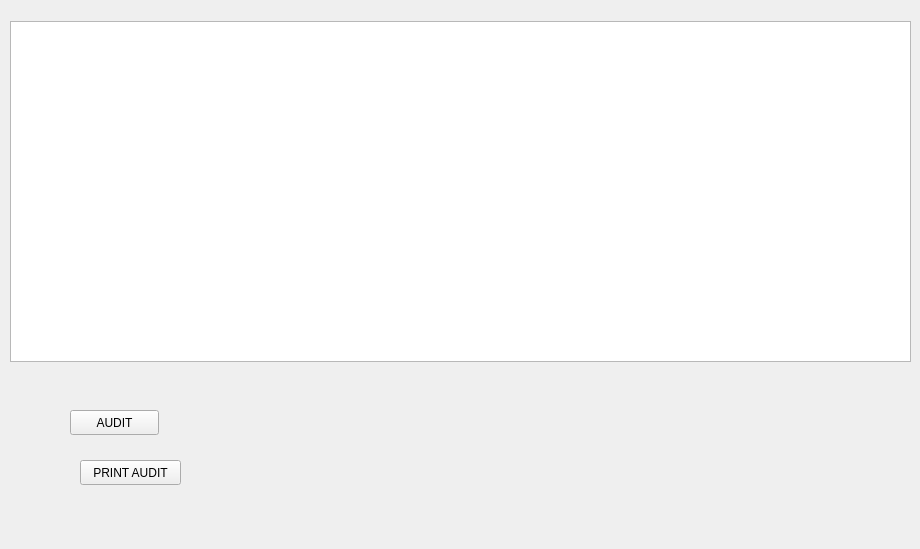
<?xml version="1.0" encoding="UTF-8"?>
<ui version="4.0">
 <class>auditwidget</class>
 <widget class="QWidget" name="auditwidget">
  <property name="geometry">
   <rect>
    <x>0</x>
    <y>0</y>
    <width>920</width>
    <height>549</height>
   </rect>
  </property>
  <property name="windowTitle">
   <string>Form</string>
  </property>
  <widget class="QTableWidget" name="tableWidget">
   <property name="geometry">
    <rect>
     <x>10</x>
     <y>21</y>
     <width>901</width>
     <height>341</height>
    </rect>
   </property>
  </widget>
  <widget class="QPushButton" name="addAudit">
   <property name="geometry">
    <rect>
     <x>70</x>
     <y>410</y>
     <width>89</width>
     <height>25</height>
    </rect>
   </property>
   <property name="text">
    <string>AUDIT</string>
   </property>
  </widget>
  <widget class="QPushButton" name="toPrintAudit">
   <property name="geometry">
    <rect>
     <x>80</x>
     <y>460</y>
     <width>101</width>
     <height>25</height>
    </rect>
   </property>
   <property name="text">
    <string>PRINT AUDIT</string>
   </property>
  </widget>
 </widget>
 <resources/>
 <connections/>
</ui>
